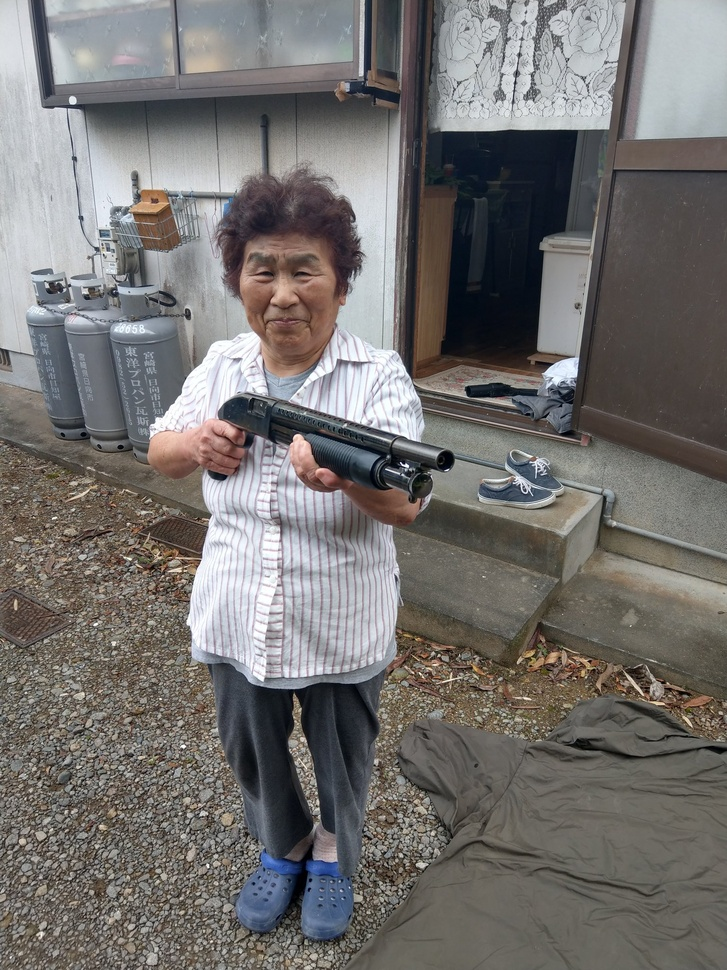
#> input picture image/grandma3.jpeg, 727 x 970 px, shrunk from 1536 x 2048 before the run, found by its file name
$ python homework1_h3.py
#> lines starting #> are read from the running program, lines starting #| are printed output that depends on the picture
import cv2 as cv
import numpy as np
import sys
import matplotlib.pyplot as plt

img = cv.imread('./image/grandma3.jpeg')
#> img is the input picture: shape (970, 727, 3); mean B, G, R 111.1, 113, 115.7

if img is None:
    sys.exit('can not find file')

r_channel = img[:,:,2]
g_channel = img[:,:,1]
b_channel = img[:,:,0]

#R -> 반전
r_reversed = 255 - r_channel
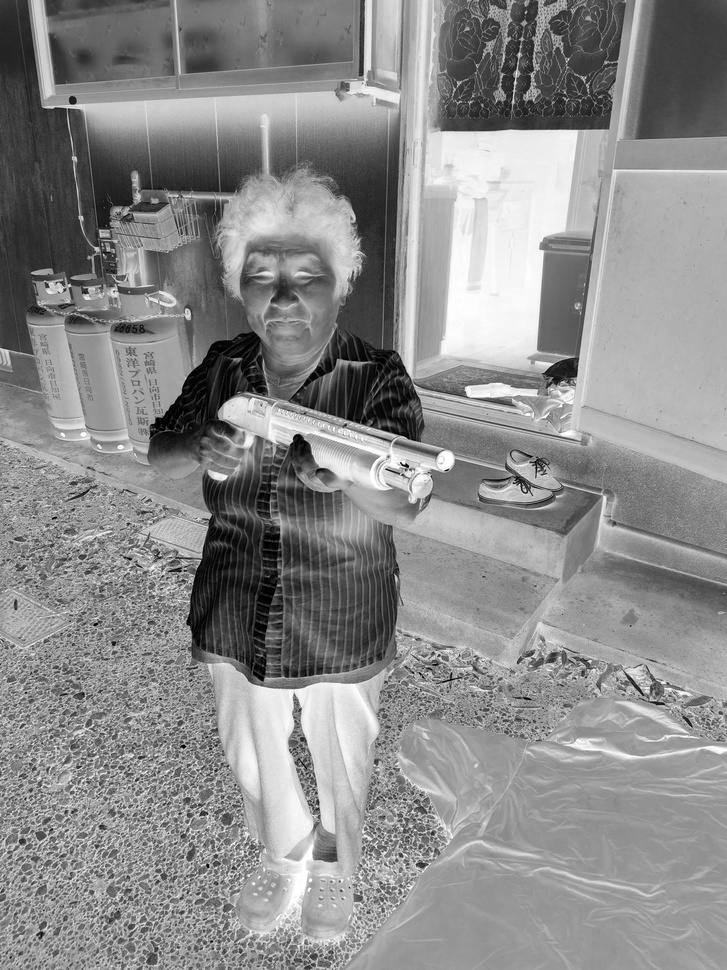
#> r_reversed: shape (970, 727); min 0, max 255, mean 139.3
#cv.imshow('reversed_r_channel',r_reversed)

#G -> Gamma Correction
#gamma=1.0 -> 선형
#gamma<1.0 -> 밝음
#gamma>1.0 -> 어두움
def gamma(f,gamma=1.0):
#> called with gamma = 0.5
     f1=f/255.0 #0~1사이로 정규화
     return np.uint8(255*(f1**gamma))
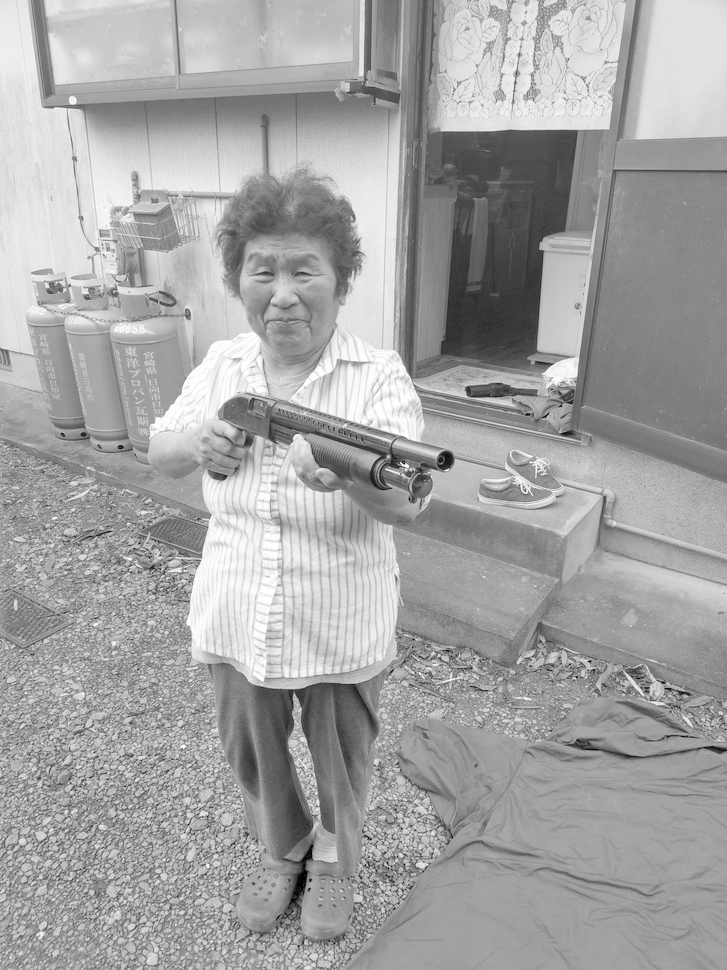
#> returned value: shape (970, 727); min 0, max 255, mean 163.8

#hstack : 옆으로 붙여서 한번에 보여주기
gc=np.hstack((gamma(g_channel,0.5),gamma(g_channel,1.0),gamma(g_channel,1.5)))
#> call 3 of gamma, with gamma = 1.5
#> in gamma (call 3), `return np.uint8(255*(f1**gamma))`:
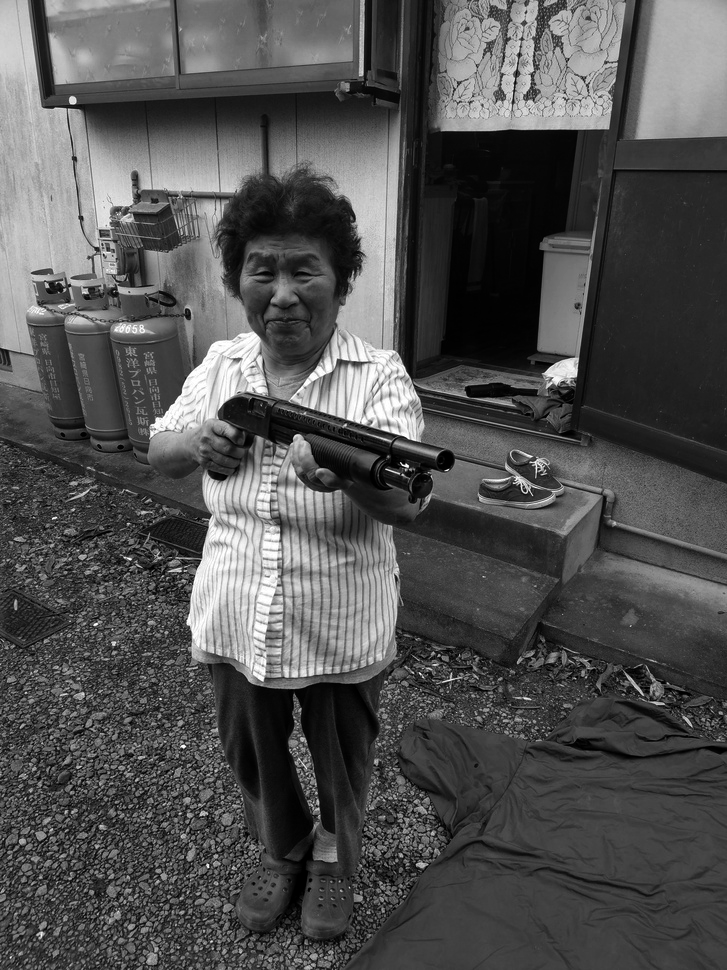
#> returned value: shape (970, 727); min 0, max 255, mean 81.2
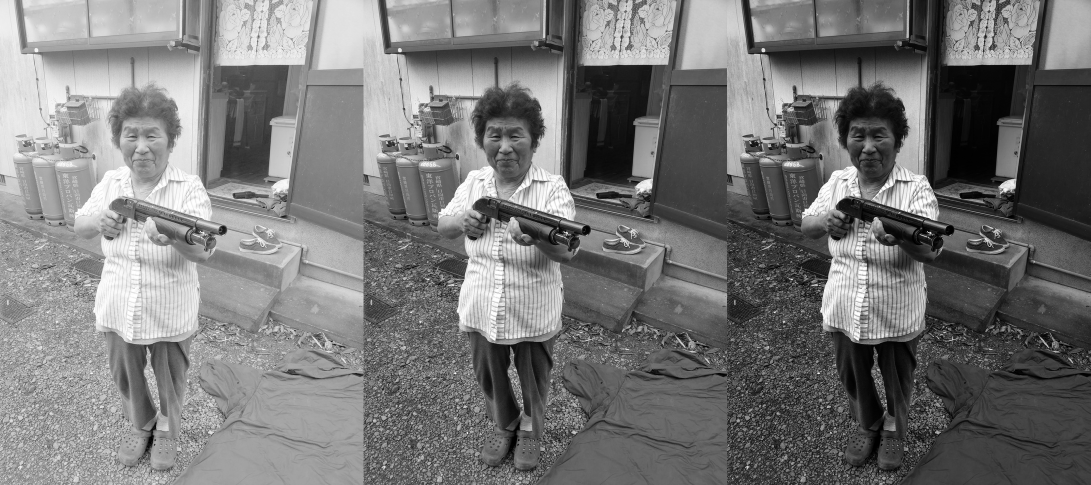
#> gc: shape (970, 2181) (shown at 1/2 size); min 0, max 255, mean 119.3
g_gamma = gamma(g_channel,1.5)
#cv.imshow('gamma_correction',gc)

#B -> 히스토그램평활화(histogram equalization)
b_equalized=cv.equalizeHist(b_channel)
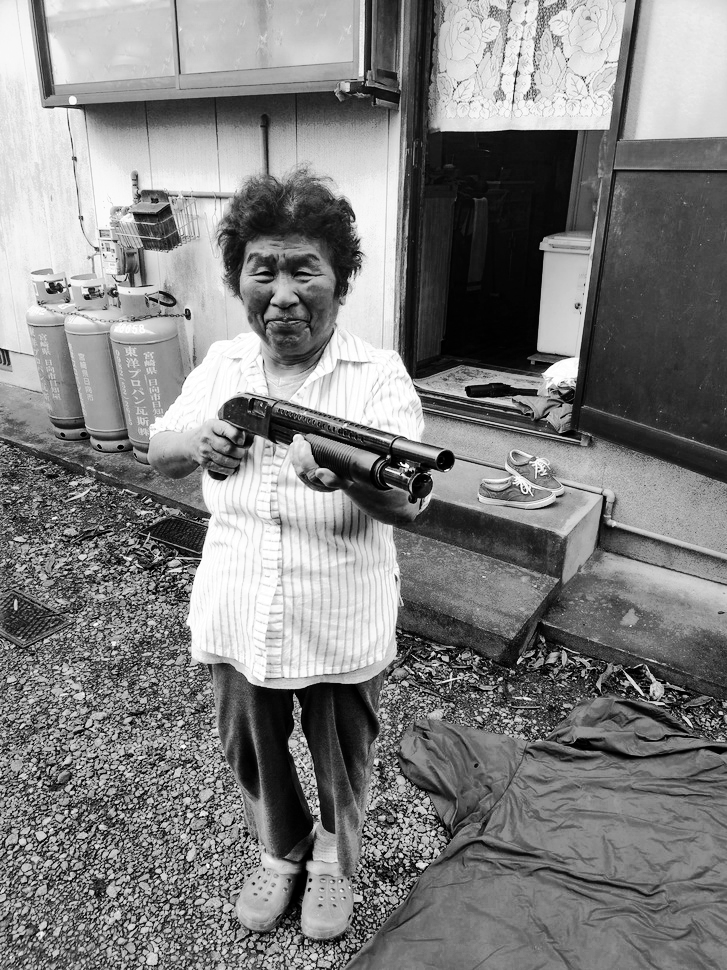
#> b_equalized: shape (970, 727); min 0, max 255, mean 128.2
#cv.imshow('b_equalized',b_equalized)

#다시 합치기
final_img=cv.merge((b_equalized,g_gamma,r_reversed))
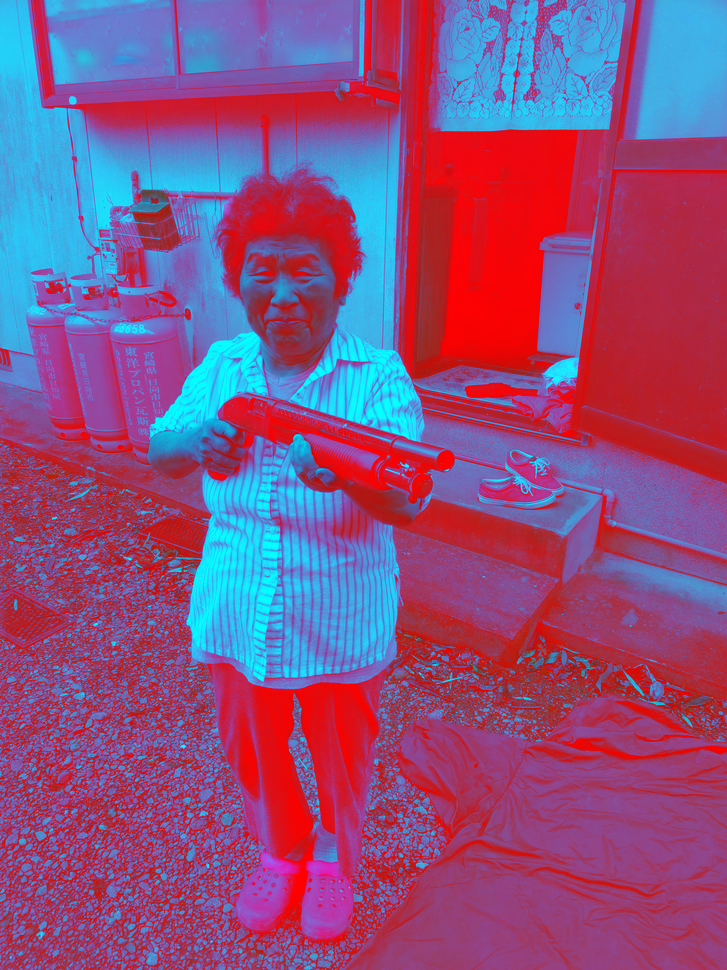
#> final_img: shape (970, 727, 3); mean B, G, R 128.2, 81.2, 139.3

#출력
check_img=np.hstack((r_reversed,g_gamma,b_equalized))
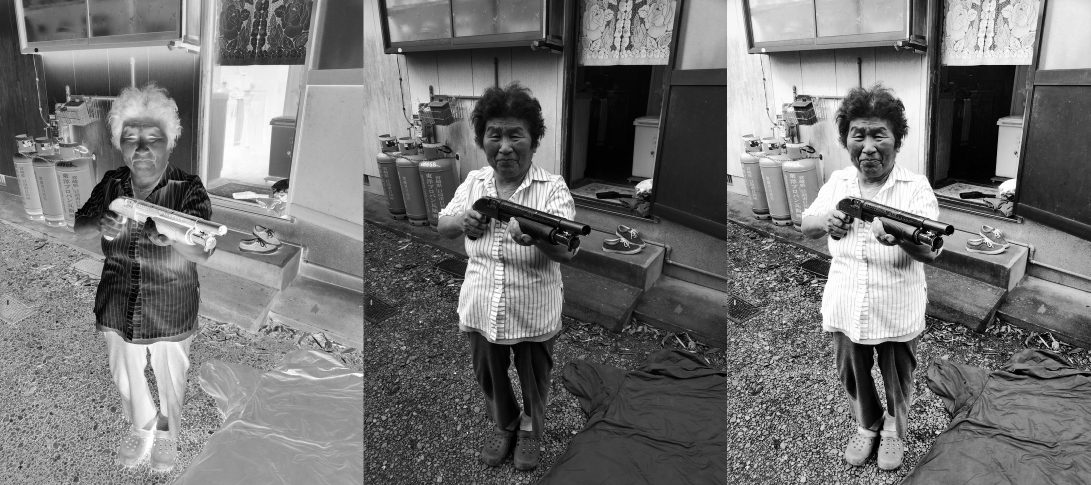
#> check_img: shape (970, 2181) (shown at 1/2 size); min 0, max 255, mean 116.2
cv.imshow('r_reversed,g_gamma,b_equalized__img',check_img)
cv.imshow('final_img',final_img)


cv.waitKey(0)
cv.destroyAllWindows()

$ run again, with image/grandma1.jpeg copied over image/grandma3.jpeg
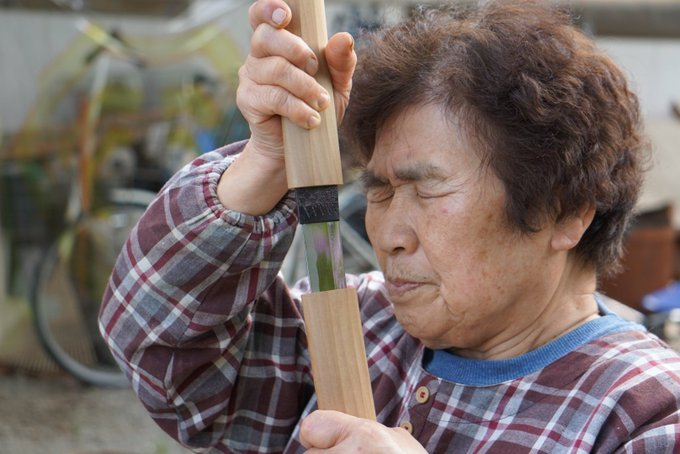
#> input picture image/grandma1.jpeg, 680 x 454 px, found by its file name
#> img is the input picture: shape (454, 680, 3); mean B, G, R 101.1, 105.9, 119.8
#> `final_img=cv.merge((b_equalized,g_gamma,r_reversed))`:
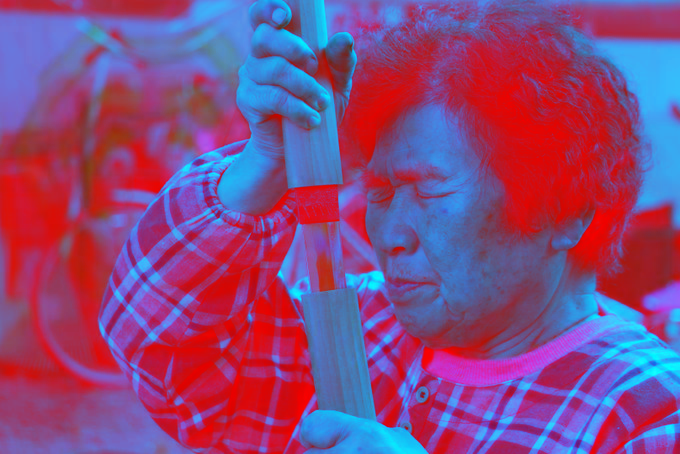
#> final_img: shape (454, 680, 3); mean B, G, R 128.3, 73, 135.2
#> `check_img=np.hstack((r_reversed,g_gamma,b_equalized))`:
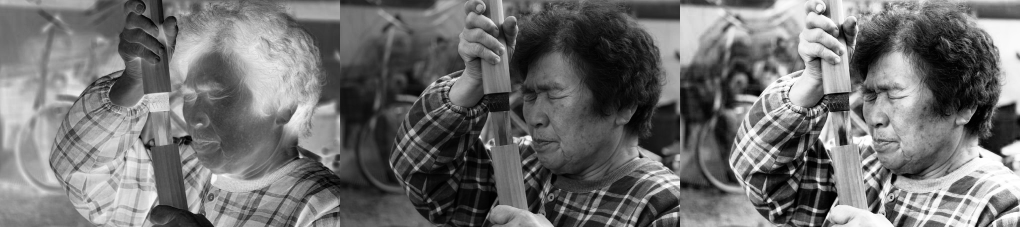
#> check_img: shape (454, 2040) (shown at 1/2 size); min 0, max 255, mean 112.2

$ run again, with image/grandma2.jpeg copied over image/grandma3.jpeg
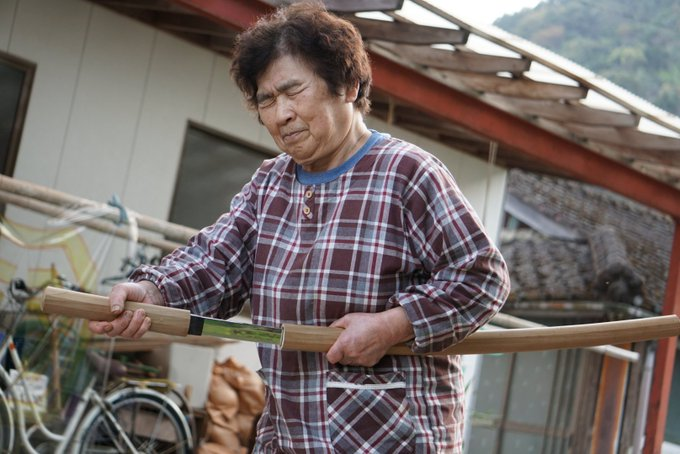
#> input picture image/grandma2.jpeg, 680 x 454 px, found by its file name
#> img is the input picture: shape (454, 680, 3); mean B, G, R 103.7, 107, 116.8
#> `final_img=cv.merge((b_equalized,g_gamma,r_reversed))`:
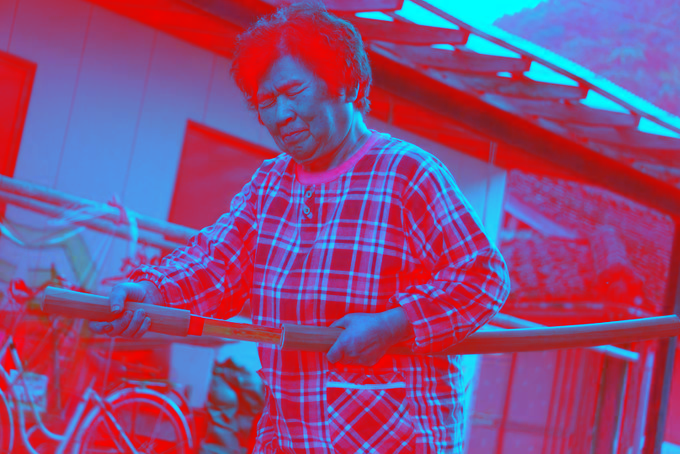
#> final_img: shape (454, 680, 3); mean B, G, R 128.2, 74.8, 138.2
#> `check_img=np.hstack((r_reversed,g_gamma,b_equalized))`:
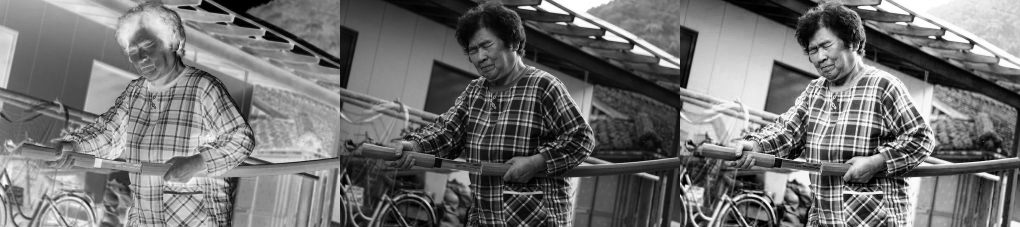
#> check_img: shape (454, 2040) (shown at 1/2 size); min 0, max 255, mean 113.7

$ run again, with image/grandma4.jpeg copied over image/grandma3.jpeg
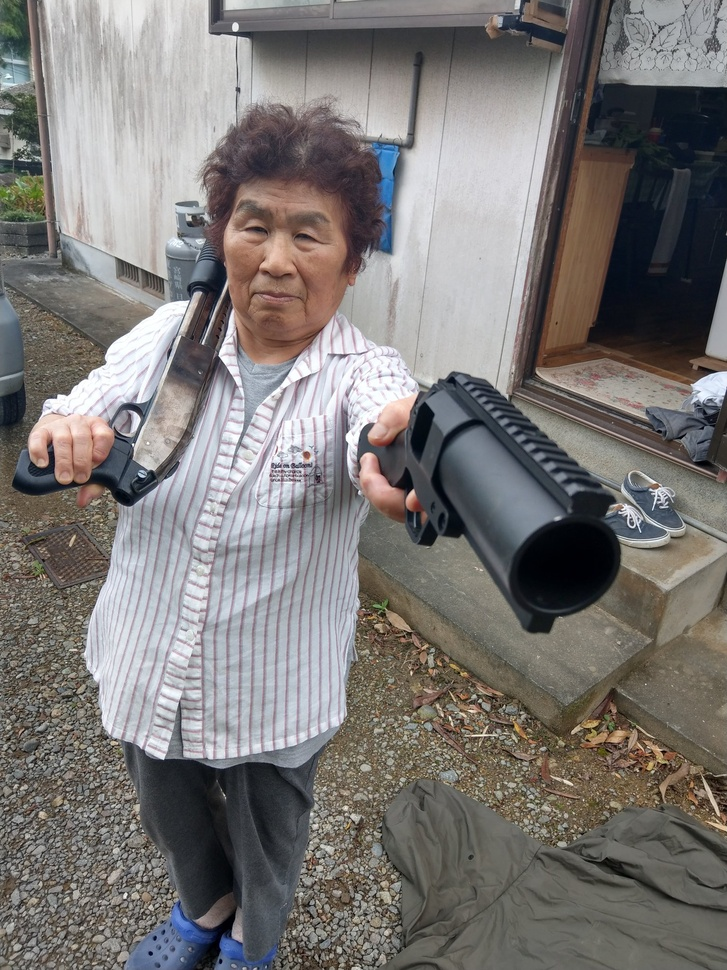
#> input picture image/grandma4.jpeg, 727 x 970 px, shrunk from 1536 x 2048 before the run, found by its file name
#> img is the input picture: shape (970, 727, 3); mean B, G, R 117, 119, 122.4
#> `check_img=np.hstack((r_reversed,g_gamma,b_equalized))`:
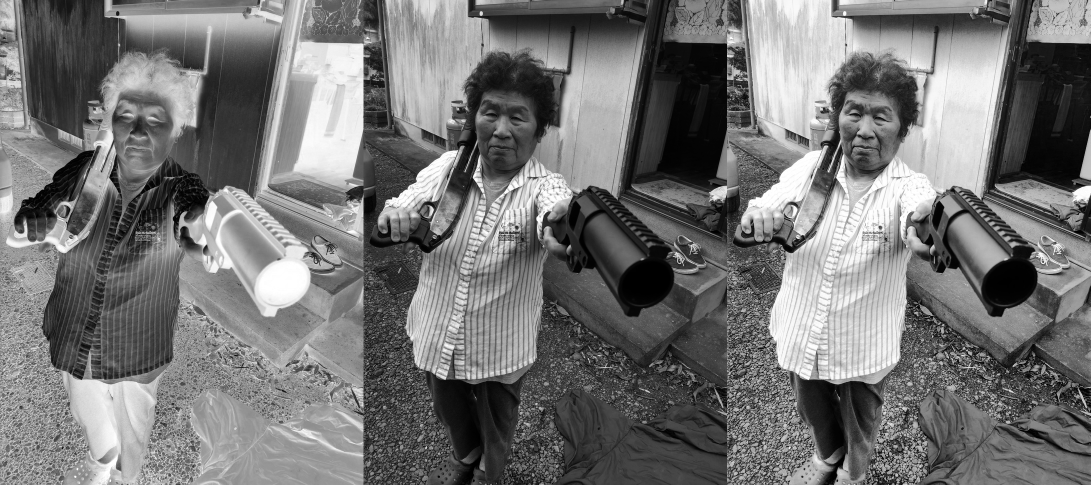
#> check_img: shape (970, 2181) (shown at 1/2 size); min 0, max 255, mean 116.4
